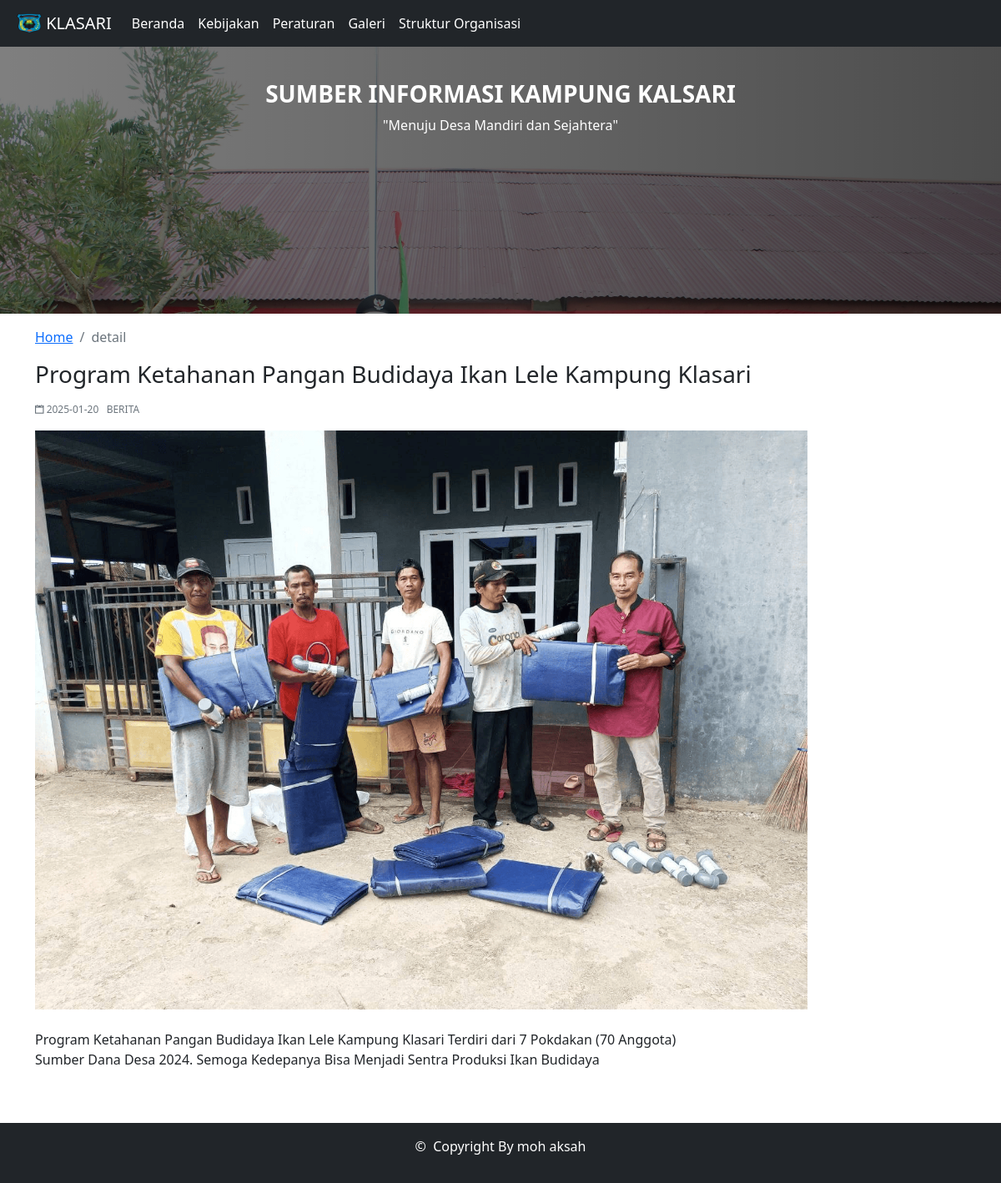
Page /xampp_htdock_visual_studio/Klasari/index.php?page=detail&id=29 on the committed database.
### tables this page shows
CREATE TABLE `tbl_posts` (
  `id_post` int(25) NOT NULL,
  `img` varchar(255) NOT NULL,
  `judul` varchar(255) DEFAULT NULL,
  `artikel` text DEFAULT NULL,
  `date` date NOT NULL,
  `kategori` varchar(255) NOT NULL,
  `author` varchar(255) DEFAULT NULL,
  `views` int(11) NOT NULL
);

### xampp_htdock_visual_studio/Klasari/kategori/detail-post.php (the view, shortened to what this page needs)
<?php
    include "config/config.php";
    if (isset($_GET['id']) && is_numeric($_GET['id'])) {
        $id_tabel_post = $_GET['id'];
        $postQuery = $con->prepare("SELECT * FROM tbl_posts WHERE id_post = ?");
        $postQuery->bind_param('i', $id_tabel_post);
        $postQuery->execute();
        $postResult = $postQuery->get_result();
        if ($postResult->num_rows > 0) {
            $data = $postResult->fetch_assoc();
        } else {
            echo "<p>Post tidak ditemukan.</p>";
        }
    } else {
        echo "<p>ID pos tidak valid!</p>";
    }
?>
<div class="col-lg-10 col-xs-12">
    <h3><?= htmlspecialchars($data['judul']) ?></h3>
    <p class="mt-3 text-muted" style="font-size: 12px;">
        <i class="ion-calendar"></i>&nbsp;<?= htmlspecialchars($data['date']) ?>&nbsp;&nbsp;
        <a href="#" class="text-muted" style="text-transform: uppercase; text-decoration: none;">
            <?= htmlspecialchars($data['kategori']) ?>
        </a>
    </p>
    <img src="assets/file/post/<?= htmlspecialchars($data['img']) ?>" class="img-fluid" alt="Image for <?= htmlspecialchars($data['judul']) ?>">
    <p class="mt-4 text-justify"><?= nl2br(htmlspecialchars($data['artikel'])) ?></p>
</div>
<div class="col-lg-2"></div>

### xampp_htdock_visual_studio/Klasari/assets/css/style.css (style rules this page uses)
* { margin: 0; padding: 0; }

### rows in the picture
tbl_posts: judul "Program Ketahanan Pangan Budidaya Ikan Lele Kampung Klasari", date "2025-01-20", kategori "BERITA", img (picture), artikel "Program Ketahanan Pangan Budidaya Ikan Lele Kampung Klasari Terdiri dari 7 Pokdakan (70 Anggota) Sumber Dana Desa 2024. Semoga Kedepanya Bisa Menjadi Sentra Produksi Ikan Budidaya"

### other values in the picture
$_GET['page'] "detail"
